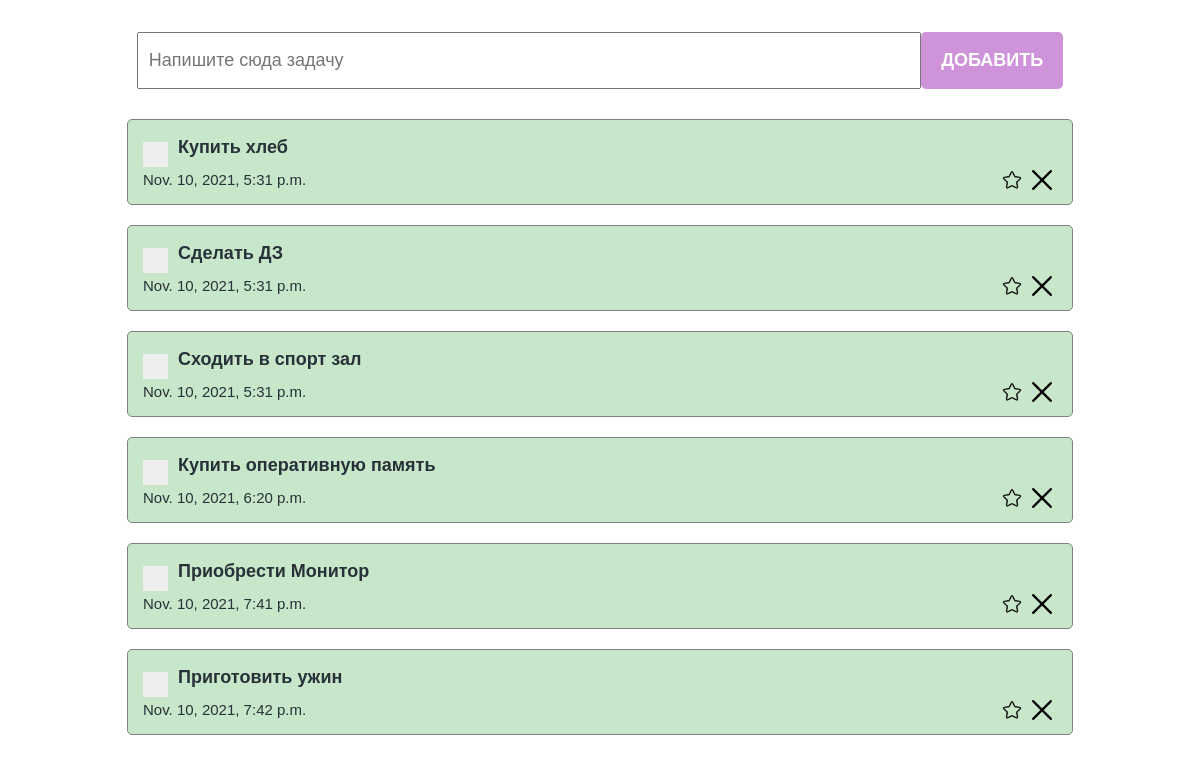
Before: /test2 with the older database file.
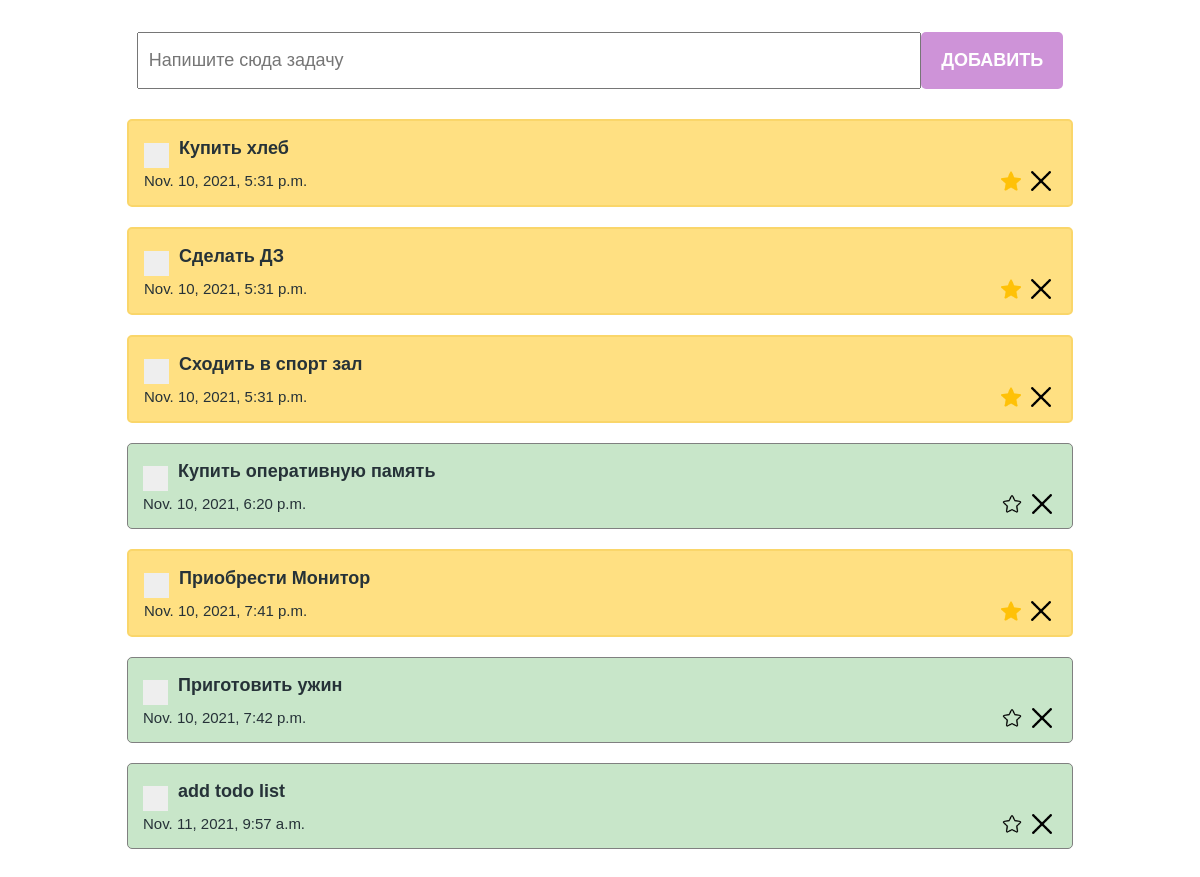
After: the same page with the newer database file.
### main/models.py (models this page shows)
class ToDo(models.Model):
    text = models.CharField(max_length=100)
    created_at = models.DateTimeField(auto_now_add=True)
    is_closed = models.BooleanField(default=False)
    is_favorite = models.BooleanField(default=False)

### main/views.py (the view)
# urls.py: path('test2', test2, name='test2'),
def test2(req):
    todo_list = ToDo.objects.all()
    return render(req, "test2.html", {"todo_list": todo_list})

### main/templates/test2.html (shortened to what this page needs)
{% load static %}
<!DOCTYPE html>
<html lang="en">
<head>
    <link rel="stylesheet" href="../static/style/style.css"/>
    <link rel="stylesheet" href="../static/style/checbox_style.css"/>
</head>
<body>
<section>
    <div class="create_container">
        <form action="{% url 'add-todo' %}" method="POST">
            <input
                    type="text"
                    class="create_input"
                    placeholder="Напишите сюда задачу"
                    name="todo_text"
            />
            <button class="create_btn">Добавить</button>
        </form>
    </div>
    <div class="todo_container">
        {% for todo in todo_list %}
            <div class="todo_item
            {% if todo.is_closed %}
                done
            {% elif todo.is_favorite  %}
                marked
            {% endif %}
            ">
                <div class="todo_item_header">
                    <label class="checkbox_container">
                        <span class="checkmark"></span>
                    </label>
                    <h4><a href="{% url 'done-todo' todo.id %}">{{ todo.text }}</a></h4>
                </div>
                <div class="todo_item_footer">
                    <p>{{ todo.created_at }}</p>
                    <div class="action_btns">
                        {% if todo.is_favorite %}
                            <a href="{% url 'unmark-todo' todo.id %}"><img src="{% static 'assets/star.png' %}"/></a>
                        {% else %}
                            <a href="{% url 'mark-todo' todo.id %}"><img src="{% static 'assets/star (1).png' %}"/></a>
                        {% endif %}
                        <a href="{% url 'delete-todo' todo.id %}">
                            <img src="../static/assets/x.png" alt="delete"/>
                        </a>
                    </div>
                </div>
            </div>
        {% endfor %}
    </div>
</section>
</body>
</html>

### main/static/style/style.css (style rules this page uses)
* { box-sizing: border-box; margin: 0; padding: 0; color: #263238; font-family: sans-serif; }
section { width: 95%; margin: 2em auto; display: flex; align-items: center; flex-direction: column; }
.create_container { width: 86%; }
.create_container form { display: flex; justify-content: center; }
.create_input { padding: 15px 10px; font-size: 18px; width: 80%; outline: none; }
.create_btn { padding: 18px 20px; background-color: #ce93d8; border: none; outline: none; color: #fff; font-size: 18px; text-transform: uppercase; font-weight: bold; cursor: pointer; border-radius: 5px; }
.todo_container { padding: 30px 20px; display: flex; justify-content: space-around; flex-direction: column; align-items: center; flex-wrap: wrap; width: 100%; }
.todo_item { border: 1px solid gray; border-radius: 5px; width: 86%; padding: 10px 15px; background-color: #c8e6c9; margin-bottom: 20px; }
.todo_item.marked { background-color: #ffe082; border: 2px solid #fad66a; }
.todo_item_header { display: flex; align-items: center; min-height: 35px; }
.todo_item_header h4 { font-size: 18px; }
.todo_item_header h4 a { text-decoration: none; }
.todo_item_footer { display: flex; justify-content: space-between; align-items: center; }
.todo_item_footer p { font-size: 15px; }
.todo_item_footer .action_btns { display: flex; }
.todo_item_footer img { width: 25px; height: 25px; margin: 0 5px; cursor: pointer; }
.todo_item_footer img:last-child { width: 20px; height: 20px; margin: 5px 5px 0; }

### main/static/style/checbox_style.css (style rules this page uses)
.checkbox_container { display: block; position: relative; padding-left: 35px; margin-bottom: 12px; cursor: pointer; font-size: 22px; -webkit-user-select: none; -moz-user-select: none; -ms-user-select: none; user-select: none; }
.checkmark { position: absolute; top: 0; left: 0; height: 25px; width: 25px; background-color: #eee; }
.checkmark:after { content: ""; position: absolute; display: none; }
.checkbox_container .checkmark:after { left: 9px; top: 5px; width: 5px; height: 10px; border: solid white; border-width: 0 3px 3px 0; -webkit-transform: rotate(45deg); -ms-transform: rotate(45deg); transform: rotate(45deg); }

Changed rows visible on the page:
changed ToDo "Купить хлеб": is_favorite False → True (drawn); is_favorite: picture added; is_favorite: picture removed
changed ToDo "Сделать ДЗ": is_favorite False → True (drawn); is_favorite: picture added; is_favorite: picture removed
changed ToDo "Сходить в спорт зал": is_favorite False → True (drawn); is_favorite: picture added; is_favorite: picture removed
changed ToDo "Приобрести Монитор": is_favorite False → True (drawn); is_favorite: picture added; is_favorite: picture removed
added ToDo: text "add todo list", created_at "Nov. 11, 2021, 9:57 a.m.", is_favorite False (drawn)
